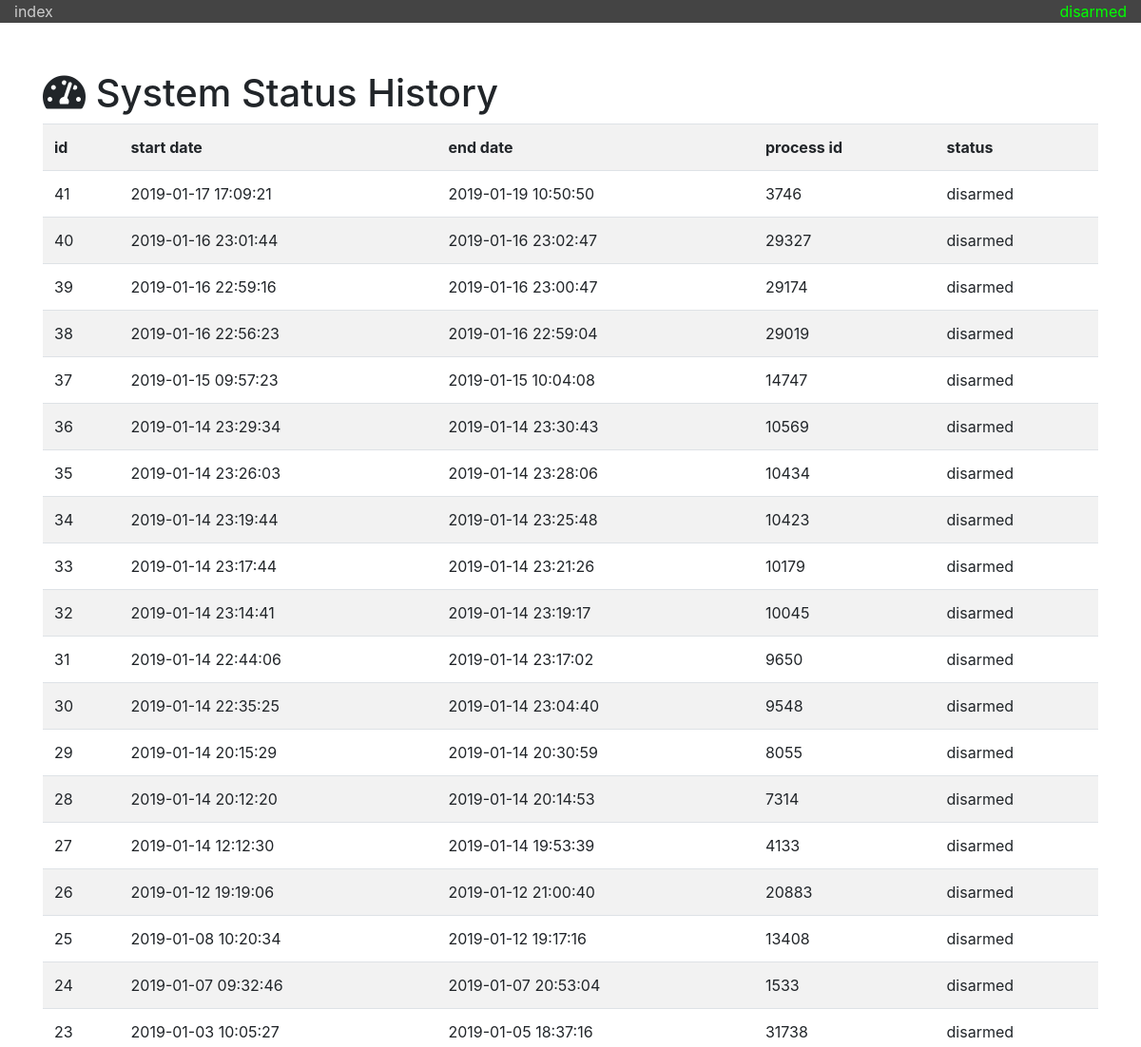
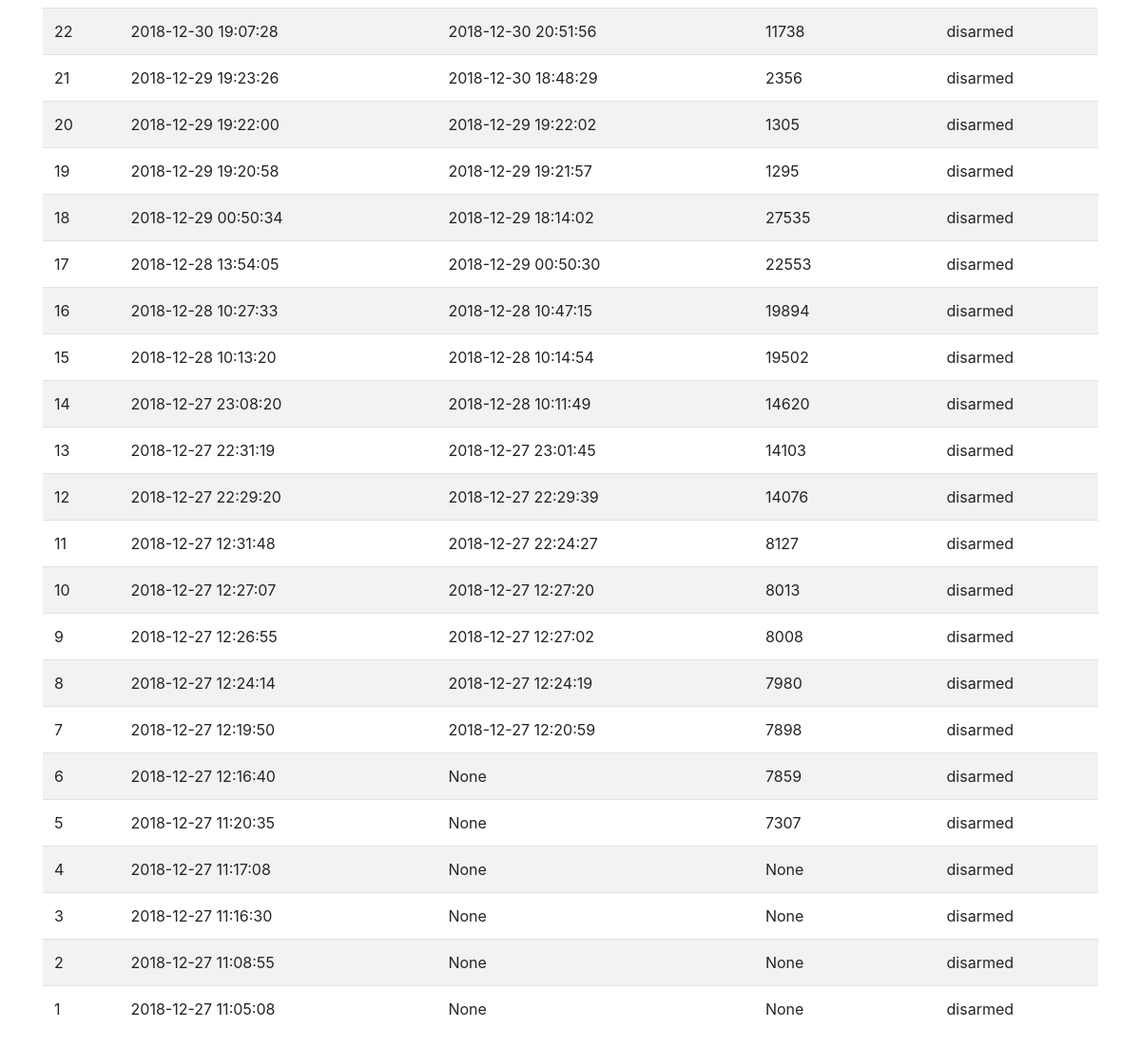
The page /status-history on the database its author committed (2 pictures, top to bottom).
### app.py (models this page shows)
class SystemStatus(db.Model):
	id = db.Column(db.Integer, primary_key=True)
	status = db.Column(db.String(20), unique=False, nullable=False)
	date_start = db.Column(db.String(20), unique=False, nullable=False)
	date_end = db.Column(db.String(20), unique=False, nullable=False)
	pir_sensor_process_id = db.Column(db.String(20), unique=False, nullable=False)
	def __repr__(self):
		return '<system status data %r>' % self.id

### app.py (the view)
@app.route('/status-history')
def status_history():
	s = SystemStatus.query.order_by(SystemStatus.id.desc()).all()
	return render_template('status-history.html', s=s)

### templates/status-history.html (shortened to what this page needs)
{% extends "template.html" %}
{% block head %}
  {{ super() }}
{% endblock %}
{% block content %}
	<h1>
		<i class="fas fa-tachometer-alt"></i>
		System Status History
	</h1>
	<table class="table table-striped">
	<tr>
		<th>id</th>
		<th>start date</th>
		<th>end date</th>
		<th>process id</th>
		<th>status</th>
	</tr>
	{% for item in s %}
	<tr>
		<td>
			{{item.id}}
		</td>
		<td>
			{{item.date_start}}
		</td>
		<td>
			{{item.date_end}}
		</td>
		<td>
			{{item.pir_sensor_process_id}}
		</td>
		<td>
			{{item.status}}
		</td>
	</tr>
	{% endfor %}
	</table>
{% endblock %}

### templates/template.html (shortened to what this page needs)
<!doctype html>
<html>
  <head>
    {% block head %}
    <link rel="stylesheet" href="{{ url_for('static', filename='css/bs4.min.css') }}">
    <link rel="stylesheet" href="{{ url_for('static', filename='css/app.css', v=0.04) }}">
    <link rel="stylesheet" href="https://use.fontawesome.com/releases/v5.6.1/css/all.css">
    {% endblock %}
  </head>
  <body>
    <div class="container-fluid top-bar">
		<div class="row">
			<div class="col-6">
				<a href="/">
					index
				</a>
			</div>
			<div class="col-6 text-right">
				{% if session['armed'] %} armed {% else %} disarmed {% endif %}
			</div>
		</div>
    </div>
    <div class="container">
		{% block content %}{% endblock %}
	</div>
  </body>
</html>

### static/css/app.css (style rules this page uses)
.top-bar { background:#444; color: lime; margin-bottom: 50px }
.top-bar a { color: #ccc; }

### rows shown on the page
SystemStatus: id "41", date_start "2019-01-17 17:09:21", date_end "2019-01-19 10:50:50", pir_sensor_process_id "3746", status "disarmed"
SystemStatus: id "40", date_start "2019-01-16 23:01:44", date_end "2019-01-16 23:02:47", pir_sensor_process_id "29327", status "disarmed"
SystemStatus: id "39", date_start "2019-01-16 22:59:16", date_end "2019-01-16 23:00:47", pir_sensor_process_id "29174", status "disarmed"
SystemStatus: id "38", date_start "2019-01-16 22:56:23", date_end "2019-01-16 22:59:04", pir_sensor_process_id "29019", status "disarmed"
SystemStatus: id "37", date_start "2019-01-15 09:57:23", date_end "2019-01-15 10:04:08", pir_sensor_process_id "14747", status "disarmed"
SystemStatus: id "36", date_start "2019-01-14 23:29:34", date_end "2019-01-14 23:30:43", pir_sensor_process_id "10569", status "disarmed"
SystemStatus: id "35", date_start "2019-01-14 23:26:03", date_end "2019-01-14 23:28:06", pir_sensor_process_id "10434", status "disarmed"
SystemStatus: id "34", date_start "2019-01-14 23:19:44", date_end "2019-01-14 23:25:48", pir_sensor_process_id "10423", status "disarmed"
SystemStatus: id "33", date_start "2019-01-14 23:17:44", date_end "2019-01-14 23:21:26", pir_sensor_process_id "10179", status "disarmed"
SystemStatus: id "32", date_start "2019-01-14 23:14:41", date_end "2019-01-14 23:19:17", pir_sensor_process_id "10045", status "disarmed"
SystemStatus: id "31", date_start "2019-01-14 22:44:06", date_end "2019-01-14 23:17:02", pir_sensor_process_id "9650", status "disarmed"
SystemStatus: id "30", date_start "2019-01-14 22:35:25", date_end "2019-01-14 23:04:40", pir_sensor_process_id "9548", status "disarmed"
SystemStatus: id "29", date_start "2019-01-14 20:15:29", date_end "2019-01-14 20:30:59", pir_sensor_process_id "8055", status "disarmed"
SystemStatus: id "28", date_start "2019-01-14 20:12:20", date_end "2019-01-14 20:14:53", pir_sensor_process_id "7314", status "disarmed"
SystemStatus: id "27", date_start "2019-01-14 12:12:30", date_end "2019-01-14 19:53:39", pir_sensor_process_id "4133", status "disarmed"
SystemStatus: id "26", date_start "2019-01-12 19:19:06", date_end "2019-01-12 21:00:40", pir_sensor_process_id "20883", status "disarmed"
SystemStatus: id "25", date_start "2019-01-08 10:20:34", date_end "2019-01-12 19:17:16", pir_sensor_process_id "13408", status "disarmed"
SystemStatus: id "24", date_start "2019-01-07 09:32:46", date_end "2019-01-07 20:53:04", pir_sensor_process_id "1533", status "disarmed"
SystemStatus: id "23", date_start "2019-01-03 10:05:27", date_end "2019-01-05 18:37:16", pir_sensor_process_id "31738", status "disarmed"
SystemStatus: id "22", date_start "2018-12-30 19:07:28", date_end "2018-12-30 20:51:56", pir_sensor_process_id "11738", status "disarmed"
SystemStatus: id "21", date_start "2018-12-29 19:23:26", date_end "2018-12-30 18:48:29", pir_sensor_process_id "2356", status "disarmed"
SystemStatus: id "20", date_start "2018-12-29 19:22:00", date_end "2018-12-29 19:22:02", pir_sensor_process_id "1305", status "disarmed"
SystemStatus: id "19", date_start "2018-12-29 19:20:58", date_end "2018-12-29 19:21:57", pir_sensor_process_id "1295", status "disarmed"
SystemStatus: id "18", date_start "2018-12-29 00:50:34", date_end "2018-12-29 18:14:02", pir_sensor_process_id "27535", status "disarmed"
SystemStatus: id "17", date_start "2018-12-28 13:54:05", date_end "2018-12-29 00:50:30", pir_sensor_process_id "22553", status "disarmed"
SystemStatus: id "16", date_start "2018-12-28 10:27:33", date_end "2018-12-28 10:47:15", pir_sensor_process_id "19894", status "disarmed"
SystemStatus: id "15", date_start "2018-12-28 10:13:20", date_end "2018-12-28 10:14:54", pir_sensor_process_id "19502", status "disarmed"
SystemStatus: id "14", date_start "2018-12-27 23:08:20", date_end "2018-12-28 10:11:49", pir_sensor_process_id "14620", status "disarmed"
SystemStatus: id "13", date_start "2018-12-27 22:31:19", date_end "2018-12-27 23:01:45", pir_sensor_process_id "14103", status "disarmed"
SystemStatus: id "12", date_start "2018-12-27 22:29:20", date_end "2018-12-27 22:29:39", pir_sensor_process_id "14076", status "disarmed"
SystemStatus: id "11", date_start "2018-12-27 12:31:48", date_end "2018-12-27 22:24:27", pir_sensor_process_id "8127", status "disarmed"
SystemStatus: id "10", date_start "2018-12-27 12:27:07", date_end "2018-12-27 12:27:20", pir_sensor_process_id "8013", status "disarmed"
SystemStatus: id "9", date_start "2018-12-27 12:26:55", date_end "2018-12-27 12:27:02", pir_sensor_process_id "8008", status "disarmed"
SystemStatus: id "8", date_start "2018-12-27 12:24:14", date_end "2018-12-27 12:24:19", pir_sensor_process_id "7980", status "disarmed"
SystemStatus: id "7", date_start "2018-12-27 12:19:50", date_end "2018-12-27 12:20:59", pir_sensor_process_id "7898", status "disarmed"
SystemStatus: id "6", date_start "2018-12-27 12:16:40", date_end "None", pir_sensor_process_id "7859", status "disarmed"
SystemStatus: id "5", date_start "2018-12-27 11:20:35", date_end "None", pir_sensor_process_id "7307", status "disarmed"
SystemStatus: id "4", date_start "2018-12-27 11:17:08", date_end "None", pir_sensor_process_id "None", status "disarmed"
SystemStatus: id "3", date_start "2018-12-27 11:16:30", date_end "None", pir_sensor_process_id "None", status "disarmed"
SystemStatus: id "2", date_start "2018-12-27 11:08:55", date_end "None", pir_sensor_process_id "None", status "disarmed"
SystemStatus: id "1", date_start "2018-12-27 11:05:08", date_end "None", pir_sensor_process_id "None", status "disarmed"
